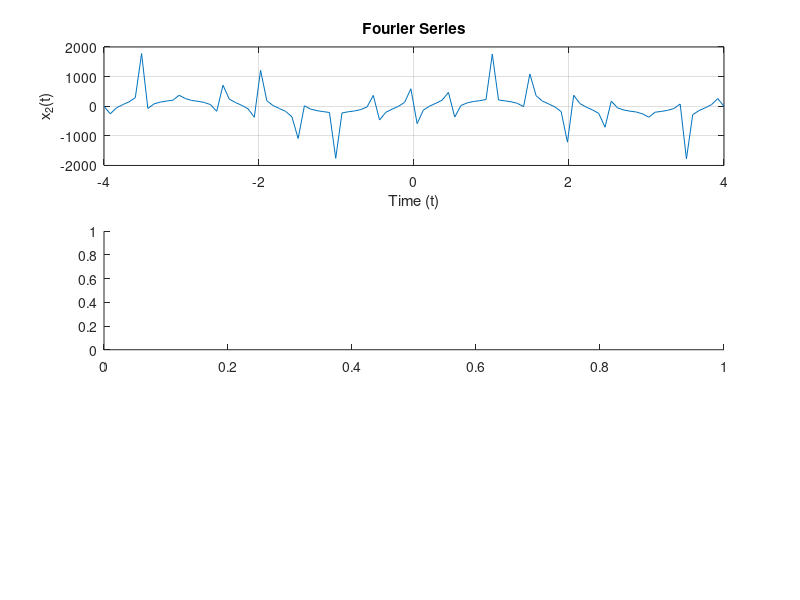

Write MATLAB code to recreate this figure. (Note: this script raises an error after producing the figure.)
%% LAB EXERCISE 2

% I've the the Dn formula to get fourier series of the graph




t = linspace(-4,4);
x_t2 = 0;


for n = -25:1:25
    if(n==0)
        continue;
    else
        Dn = (1/1i*pi*n)*(1-exp(1i*pi*n));
        x = Dn*exp(t.*2*pi*1i*n);
        x_t2=x_t2+x;
    end
    
end
figure(4)
subplot(3,1,1);
plot(t,x_t2)
title("Fourier Series");
ylabel("x_2(t)");
xlabel("Time (t)");
grid on
    

t = linspace(-3,3);
xt = 0;


for n = -25:2:25
        a = (4/(pi*n))*sin(n*pi.*t);
        xt = xt + a;
end
grid on

subplot(3,1,2);
h = 8.*exp(t*-20).*heaviside(t);
y = conv(xt,h);
plot(y);
ylabel("y(t)");
xlabel("Time (t)");
grid on

 % Part 2
 
 subplot(3,1,3);
h = 8.*exp(t*-2).*heaviside(t);
y2 = conv(xt,h);
plot(y2);
ylabel("y_2(t)");
xlabel("Time (t)");
grid on
